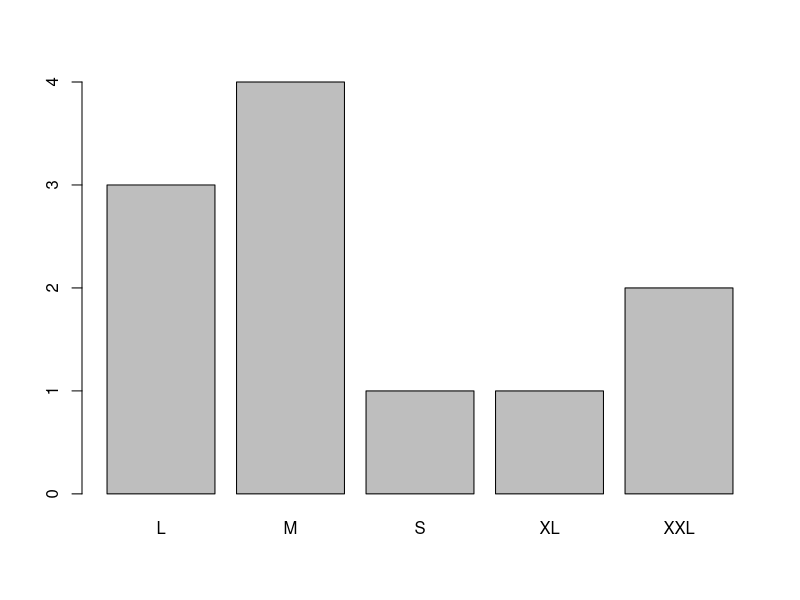
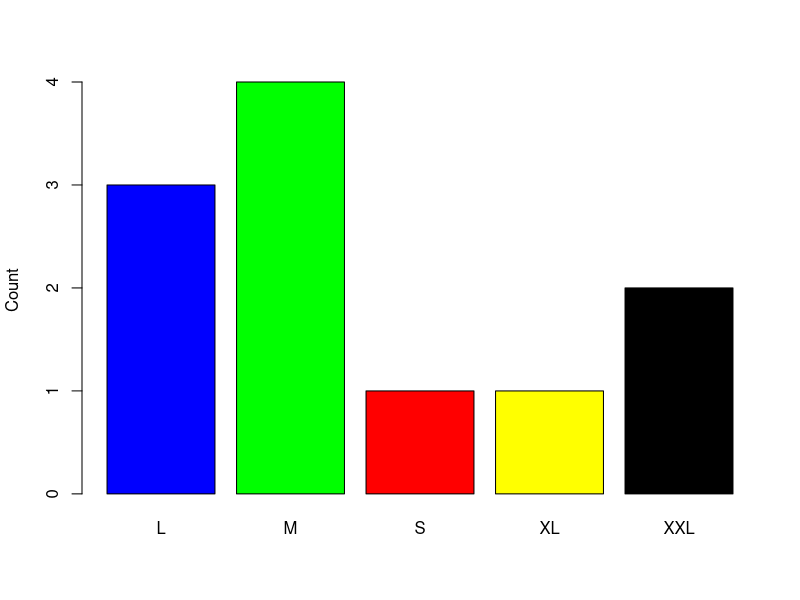
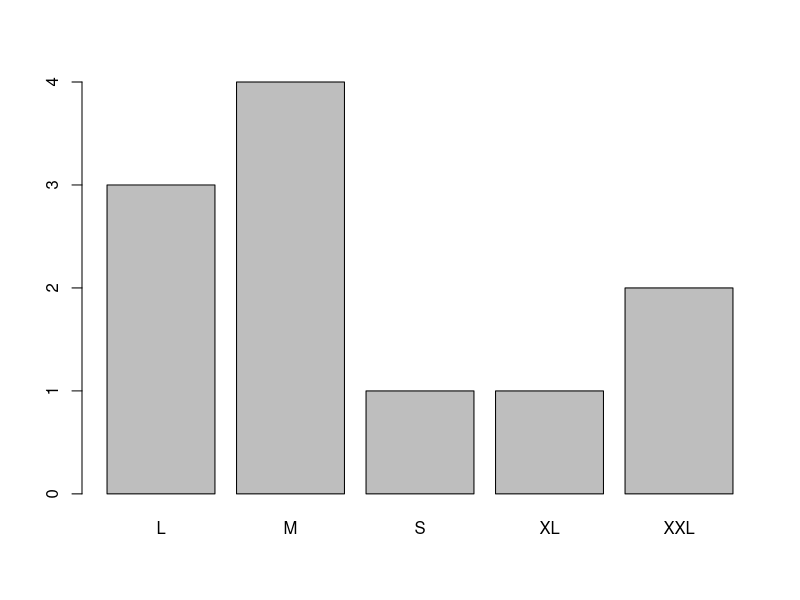
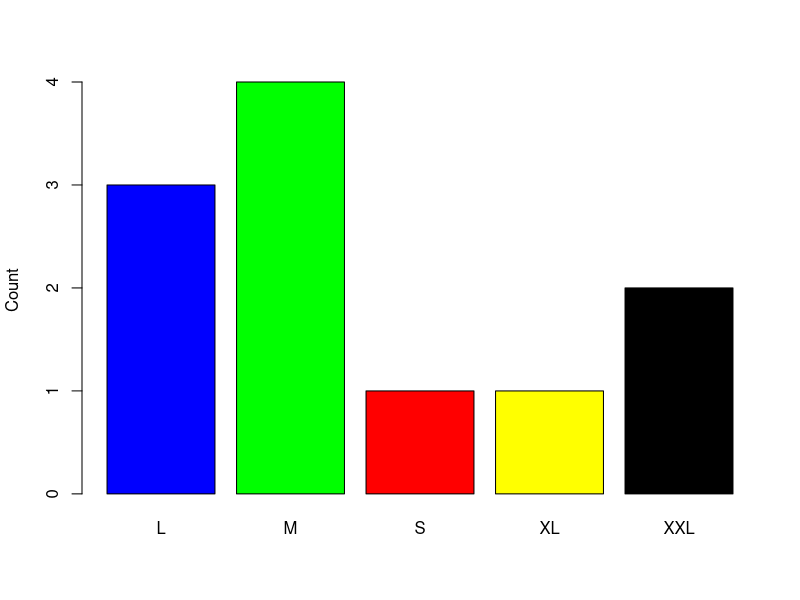
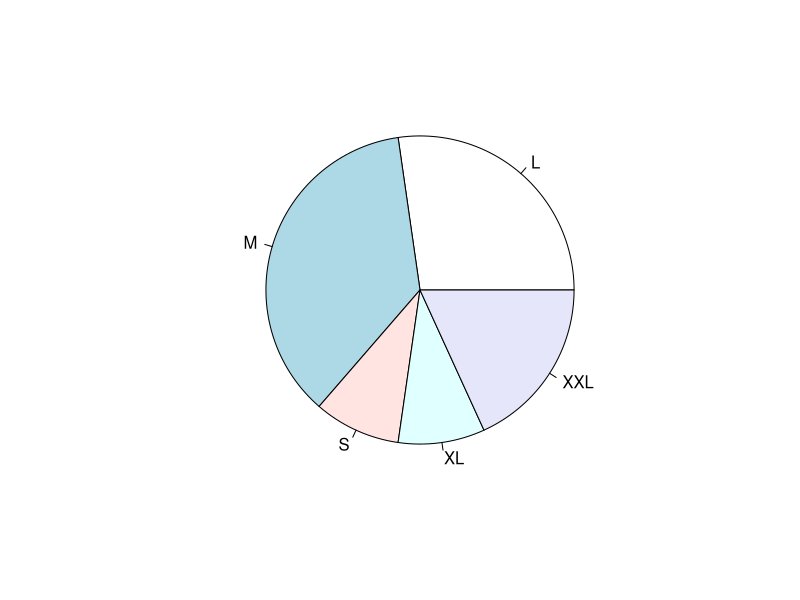
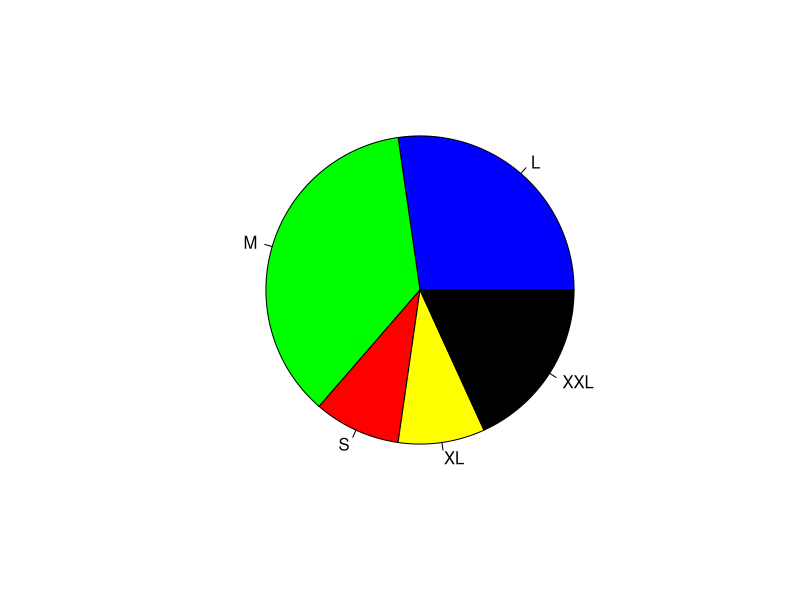
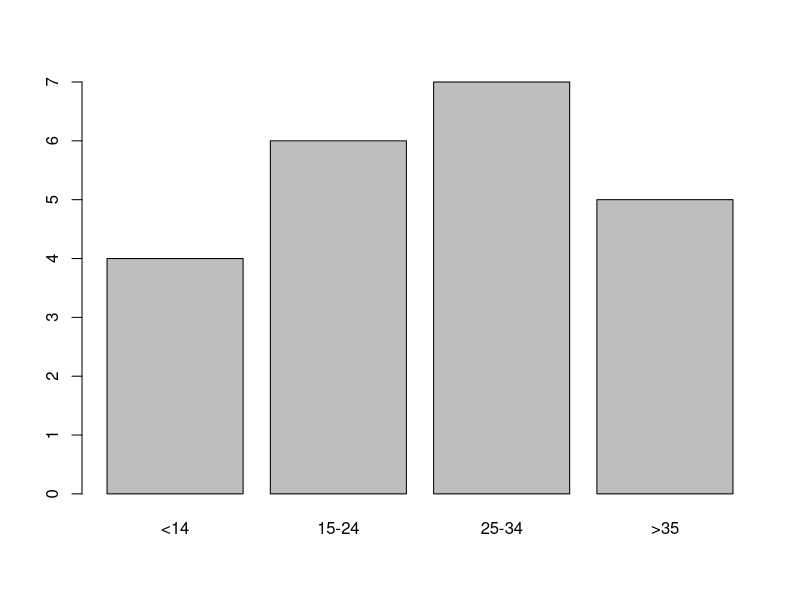

Write R code to recreate these figures, in order.
shirts <- c('S','M','L','XL','XXL','M','M','L','L','XXL','M')
shirt_sizes <- factor(shirts)
shirts_table <- table(shirt_sizes)
shirts_table
barplot(shirts_table)
barplot(shirts_table,col=c('blue','green','red','yellow','Black'), ylab='Count')
shirt_sizes=='M'
sum(shirt_sizes=='M')

plot(shirt_sizes)
#Generic function in R to plot graphs, gives the same result as above
plot(shirt_sizes,col=c('blue','green','red','yellow','Black'), ylab='Count')

pie(shirts_table)
pie(shirts_table,col=c('blue','green','red','yellow','Black'))

age<-factor(c(2,4,3,3,2,1,1,2,3,4,2,3,3,4,1,3,2,1,4,3,2,4))
table(age)
levels(age)
levels(age)<-c("<14","15-24","25-34",">35")
table(age)
barplot(table(age))
